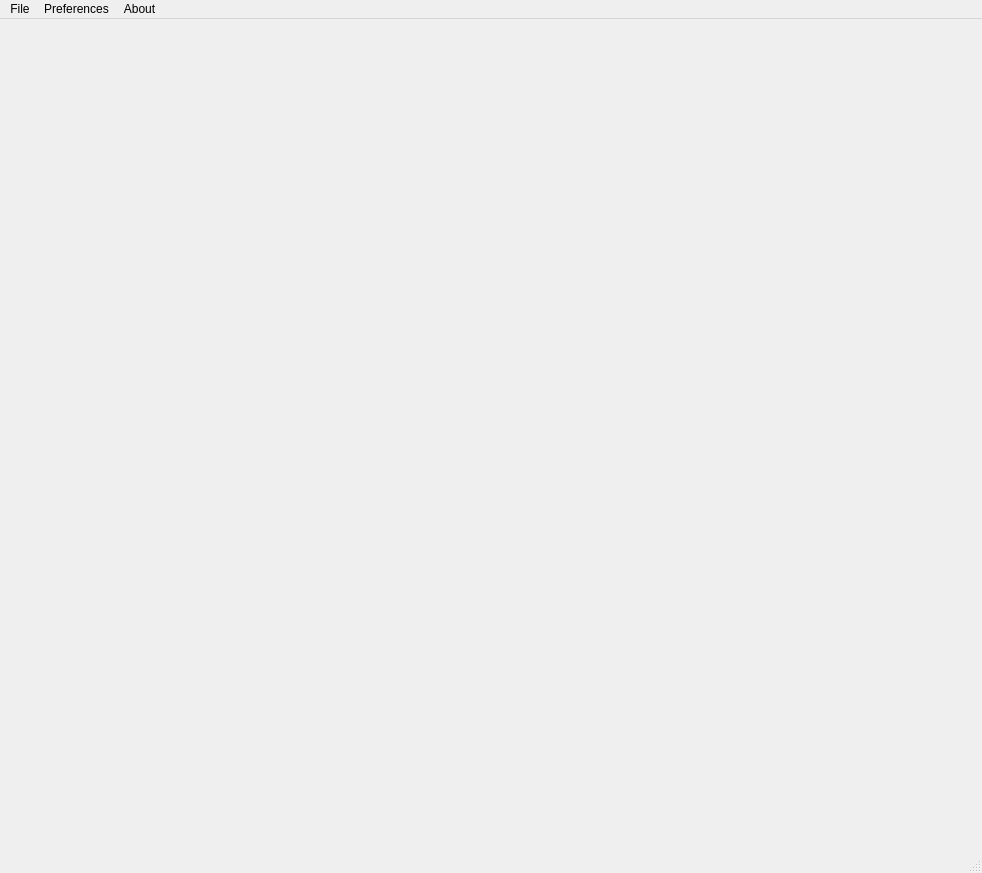
<?xml version="1.0" encoding="UTF-8"?>
<ui version="4.0">
 <class>MainWindow</class>
 <widget class="QMainWindow" name="MainWindow">
  <property name="geometry">
   <rect>
    <x>0</x>
    <y>0</y>
    <width>982</width>
    <height>873</height>
   </rect>
  </property>
  <property name="minimumSize">
   <size>
    <width>600</width>
    <height>400</height>
   </size>
  </property>
  <property name="windowTitle">
   <string>MainWindow</string>
  </property>
  <widget class="QWidget" name="centralwidget">
   <layout class="QGridLayout" name="gridLayout_18">
    <item row="0" column="0">
     <widget class="QStackedWidget" name="stackedWidget">
      <property name="minimumSize">
       <size>
        <width>1</width>
        <height>1</height>
       </size>
      </property>
      <property name="acceptDrops">
       <bool>true</bool>
      </property>
      <widget class="QWidget" name="stack_send_file">
       <layout class="QGridLayout" name="gridLayout">
        <item row="0" column="0">
         <widget class="QLabel" name="label_5">
          <property name="sizePolicy">
           <sizepolicy hsizetype="Fixed" vsizetype="Fixed">
            <horstretch>0</horstretch>
            <verstretch>0</verstretch>
           </sizepolicy>
          </property>
          <property name="text">
           <string/>
          </property>
          <property name="pixmap">
           <pixmap>:/img/resources/logo.png</pixmap>
          </property>
          <property name="margin">
           <number>0</number>
          </property>
         </widget>
        </item>
       </layout>
      </widget>
      <widget class="QWidget" name="stack_analyze_file">
       <layout class="QGridLayout" name="gridLayout_2">
        <item row="0" column="0">
         <widget class="QTabWidget" name="all_analysis_tabs">
          <property name="currentIndex">
           <number>3</number>
          </property>
          <property name="tabsClosable">
           <bool>false</bool>
          </property>
          <property name="movable">
           <bool>true</bool>
          </property>
          <property name="tabBarAutoHide">
           <bool>false</bool>
          </property>
          <widget class="QWidget" name="tab_nt_header">
           <attribute name="title">
            <string>Header</string>
           </attribute>
           <layout class="QGridLayout" name="gridLayout_3">
            <item row="1" column="1">
             <widget class="QTableWidget" name="table_nt_header_widget">
              <property name="enabled">
               <bool>true</bool>
              </property>
              <property name="sizeAdjustPolicy">
               <enum>QAbstractScrollArea::AdjustIgnored</enum>
              </property>
              <property name="editTriggers">
               <set>QAbstractItemView::DoubleClicked</set>
              </property>
              <property name="selectionMode">
               <enum>QAbstractItemView::NoSelection</enum>
              </property>
              <property name="sortingEnabled">
               <bool>true</bool>
              </property>
              <attribute name="horizontalHeaderVisible">
               <bool>true</bool>
              </attribute>
              <attribute name="verticalHeaderVisible">
               <bool>false</bool>
              </attribute>
             </widget>
            </item>
            <item row="2" column="1">
             <widget class="QTextEdit" name="textEdit_2">
              <property name="html">
               <string>&lt;!DOCTYPE HTML PUBLIC &quot;-//W3C//DTD HTML 4.0//EN&quot; &quot;http://www.w3.org/TR/REC-html40/strict.dtd&quot;&gt;
&lt;html&gt;&lt;head&gt;&lt;meta name=&quot;qrichtext&quot; content=&quot;1&quot; /&gt;&lt;meta charset=&quot;utf-8&quot; /&gt;&lt;style type=&quot;text/css&quot;&gt;
p, li { white-space: pre-wrap; }
hr { height: 1px; border-width: 0; }
li.unchecked::marker { content: &quot;\2610&quot;; }
li.checked::marker { content: &quot;\2612&quot;; }
&lt;/style&gt;&lt;/head&gt;&lt;body style=&quot; font-family:'Sans Serif'; font-size:9pt; font-weight:400; font-style:normal;&quot;&gt;
&lt;p style=&quot; margin-top:0px; margin-bottom:0px; margin-left:0px; margin-right:0px; -qt-block-indent:0; text-indent:0px;&quot;&gt;stack analyze&lt;/p&gt;&lt;/body&gt;&lt;/html&gt;</string>
              </property>
             </widget>
            </item>
           </layout>
          </widget>
          <widget class="QWidget" name="tab_imports">
           <attribute name="title">
            <string>Imports</string>
           </attribute>
           <layout class="QGridLayout" name="gridLayout_5">
            <item row="0" column="0">
             <widget class="QTableWidget" name="table_nt_imports"/>
            </item>
           </layout>
          </widget>
          <widget class="QWidget" name="tab_sections">
           <attribute name="title">
            <string>Sections</string>
           </attribute>
           <layout class="QGridLayout" name="gridLayout_4">
            <item row="0" column="0">
             <widget class="QTableWidget" name="table_sections">
              <property name="sizeAdjustPolicy">
               <enum>QAbstractScrollArea::AdjustIgnored</enum>
              </property>
              <property name="sortingEnabled">
               <bool>true</bool>
              </property>
              <attribute name="horizontalHeaderCascadingSectionResizes">
               <bool>true</bool>
              </attribute>
              <attribute name="verticalHeaderCascadingSectionResizes">
               <bool>true</bool>
              </attribute>
             </widget>
            </item>
           </layout>
          </widget>
          <widget class="QWidget" name="tab_strings_classic">
           <attribute name="title">
            <string>Mega Strings Miner</string>
           </attribute>
           <layout class="QGridLayout" name="gridLayout_6">
            <item row="0" column="0">
             <widget class="QGroupBox" name="groupBox">
              <property name="title">
               <string>General</string>
              </property>
              <layout class="QGridLayout" name="gridLayout_9">
               <item row="0" column="1">
                <widget class="QSpinBox" name="spinbox_size_strings_classic">
                 <property name="toolTip">
                  <string>If list is big enter text instead of using spin button</string>
                 </property>
                 <property name="minimum">
                  <number>3</number>
                 </property>
                 <property name="value">
                  <number>5</number>
                 </property>
                </widget>
               </item>
               <item row="0" column="3">
                <widget class="QCheckBox" name="checkbox_utf8">
                 <property name="enabled">
                  <bool>false</bool>
                 </property>
                 <property name="text">
                  <string>utf8</string>
                 </property>
                </widget>
               </item>
               <item row="0" column="8">
                <widget class="QCheckBox" name="chk_regex_string_classic">
                 <property name="text">
                  <string>regex</string>
                 </property>
                </widget>
               </item>
               <item row="0" column="7">
                <widget class="QLineEdit" name="txt_filter"/>
               </item>
               <item row="0" column="6">
                <widget class="QLabel" name="label">
                 <property name="text">
                  <string>Filter</string>
                 </property>
                </widget>
               </item>
               <item row="0" column="9">
                <widget class="QPushButton" name="btn_search_string_classic">
                 <property name="text">
                  <string>Reset</string>
                 </property>
                </widget>
               </item>
               <item row="0" column="4">
                <widget class="QCheckBox" name="checkbox_case_sensitive">
                 <property name="text">
                  <string>case sensitive</string>
                 </property>
                </widget>
               </item>
               <item row="0" column="2">
                <widget class="QCheckBox" name="checkbox_utf16">
                 <property name="enabled">
                  <bool>false</bool>
                 </property>
                 <property name="text">
                  <string>utf16</string>
                 </property>
                </widget>
               </item>
               <item row="0" column="0">
                <widget class="QLabel" name="label_2">
                 <property name="text">
                  <string>Min. size</string>
                 </property>
                </widget>
               </item>
               <item row="0" column="10">
                <widget class="QPushButton" name="btn_switch_string_classic">
                 <property name="maximumSize">
                  <size>
                   <width>80</width>
                   <height>16777215</height>
                  </size>
                 </property>
                 <property name="text">
                  <string>Edition</string>
                 </property>
                </widget>
               </item>
              </layout>
             </widget>
            </item>
            <item row="1" column="0">
             <widget class="QGroupBox" name="grp_string_hunting">
              <property name="title">
               <string>Strings Hunter</string>
              </property>
              <layout class="QGridLayout" name="gridLayout_20">
               <item row="0" column="2">
                <widget class="QRadioButton" name="chk_regex_ip">
                 <property name="text">
                  <string>IPV4</string>
                 </property>
                </widget>
               </item>
               <item row="0" column="0">
                <widget class="QRadioButton" name="chk_disable_string_hunt">
                 <property name="text">
                  <string>Disable</string>
                 </property>
                </widget>
               </item>
               <item row="0" column="6">
                <widget class="QRadioButton" name="chk_regex_unix_path">
                 <property name="text">
                  <string>Unix path</string>
                 </property>
                </widget>
               </item>
               <item row="0" column="1">
                <widget class="QRadioButton" name="chk_regex_url">
                 <property name="text">
                  <string>URL</string>
                 </property>
                </widget>
               </item>
               <item row="0" column="7">
                <widget class="QRadioButton" name="chk_regex_win_path">
                 <property name="text">
                  <string>Windows path</string>
                 </property>
                </widget>
               </item>
               <item row="0" column="5">
                <widget class="QRadioButton" name="chk_regex_registry">
                 <property name="text">
                  <string>Registry</string>
                 </property>
                </widget>
               </item>
               <item row="0" column="4">
                <widget class="QRadioButton" name="chk_regex_email">
                 <property name="text">
                  <string>Email</string>
                 </property>
                </widget>
               </item>
               <item row="0" column="3">
                <widget class="QRadioButton" name="chk_regex_base64">
                 <property name="text">
                  <string>Base64</string>
                 </property>
                </widget>
               </item>
              </layout>
             </widget>
            </item>
            <item row="4" column="0">
             <widget class="QStackedWidget" name="stack_strings_classic">
              <widget class="QWidget" name="page">
               <layout class="QGridLayout" name="gridLayout_10">
                <item row="2" column="0">
                 <widget class="QListWidget" name="list_strings_classic">
                  <property name="autoScroll">
                   <bool>true</bool>
                  </property>
                  <property name="editTriggers">
                   <set>QAbstractItemView::AllEditTriggers</set>
                  </property>
                  <property name="viewMode">
                   <enum>QListView::ListMode</enum>
                  </property>
                  <property name="wordWrap">
                   <bool>true</bool>
                  </property>
                  <property name="sortingEnabled">
                   <bool>false</bool>
                  </property>
                 </widget>
                </item>
               </layout>
              </widget>
              <widget class="QWidget" name="page_2">
               <layout class="QGridLayout" name="gridLayout_11">
                <item row="0" column="0">
                 <widget class="QPlainTextEdit" name="text_strings_classic"/>
                </item>
               </layout>
              </widget>
             </widget>
            </item>
            <item row="2" column="0">
             <widget class="QGroupBox" name="groupBox_8">
              <property name="title">
               <string>Noise remover</string>
              </property>
              <property name="flat">
               <bool>false</bool>
              </property>
              <layout class="QGridLayout" name="gridLayout_19">
               <item row="0" column="2">
                <widget class="QPushButton" name="btn_rem_x64_junk">
                 <property name="text">
                  <string>Asm X64 junk</string>
                 </property>
                 <property name="checkable">
                  <bool>true</bool>
                 </property>
                </widget>
               </item>
               <item row="0" column="0">
                <widget class="QPushButton" name="btn_debian_base">
                 <property name="text">
                  <string>Debian Base</string>
                 </property>
                 <property name="checkable">
                  <bool>true</bool>
                 </property>
                 <property name="default">
                  <bool>false</bool>
                 </property>
                 <property name="flat">
                  <bool>false</bool>
                 </property>
                </widget>
               </item>
               <item row="0" column="1">
                <widget class="QPushButton" name="btn_debian_coreutils">
                 <property name="toolTip">
                  <string>Remove strings from debian coreutils binaries</string>
                 </property>
                 <property name="toolTipDuration">
                  <number>2</number>
                 </property>
                 <property name="text">
                  <string>Debian coreutils</string>
                 </property>
                 <property name="checkable">
                  <bool>true</bool>
                 </property>
                </widget>
               </item>
               <item row="0" column="3">
                <widget class="QPushButton" name="btn_rem_x86_junk">
                 <property name="text">
                  <string>Asm x86 junk</string>
                 </property>
                 <property name="checkable">
                  <bool>true</bool>
                 </property>
                </widget>
               </item>
               <item row="0" column="4">
                <widget class="QPushButton" name="btn_rem_go_str">
                 <property name="text">
                  <string>Go imports</string>
                 </property>
                 <property name="checkable">
                  <bool>true</bool>
                 </property>
                </widget>
               </item>
              </layout>
             </widget>
            </item>
           </layout>
          </widget>
          <widget class="QWidget" name="tab_encoder">
           <attribute name="title">
            <string>Encoder</string>
           </attribute>
           <layout class="QVBoxLayout" name="verticalLayout">
            <item>
             <widget class="QWidget" name="widget" native="true">
              <layout class="QGridLayout" name="gridLayout_21">
               <item row="0" column="2">
                <widget class="QPushButton" name="pushButton_2">
                 <property name="maximumSize">
                  <size>
                   <width>150</width>
                   <height>16777215</height>
                  </size>
                 </property>
                 <property name="text">
                  <string>reset</string>
                 </property>
                </widget>
               </item>
               <item row="0" column="0">
                <widget class="QPushButton" name="btn_save_to_binary">
                 <property name="sizePolicy">
                  <sizepolicy hsizetype="Minimum" vsizetype="Fixed">
                   <horstretch>0</horstretch>
                   <verstretch>0</verstretch>
                  </sizepolicy>
                 </property>
                 <property name="maximumSize">
                  <size>
                   <width>150</width>
                   <height>16777215</height>
                  </size>
                 </property>
                 <property name="text">
                  <string>Save binary file as</string>
                 </property>
                 <property name="icon">
                  <iconset theme="media-floppy"/>
                 </property>
                </widget>
               </item>
               <item row="0" column="1">
                <widget class="QPushButton" name="btn_save_xored">
                 <property name="maximumSize">
                  <size>
                   <width>150</width>
                   <height>16777215</height>
                  </size>
                 </property>
                 <property name="text">
                  <string>Save XORed data as</string>
                 </property>
                </widget>
               </item>
              </layout>
             </widget>
            </item>
            <item>
             <widget class="QGroupBox" name="groupBox_2">
              <property name="title">
               <string>ASCII</string>
              </property>
              <layout class="QGridLayout" name="gridLayout_13">
               <item row="0" column="0">
                <widget class="QPlainTextEdit" name="txt_encode_ascii"/>
               </item>
              </layout>
             </widget>
            </item>
            <item>
             <widget class="QGroupBox" name="groupBox_3">
              <property name="title">
               <string>HEX</string>
              </property>
              <layout class="QGridLayout" name="gridLayout_15">
               <item row="0" column="0">
                <widget class="QPlainTextEdit" name="txt_encode_hex"/>
               </item>
              </layout>
             </widget>
            </item>
            <item>
             <widget class="QGroupBox" name="groupBox_4">
              <property name="title">
               <string>Base SitxyFour</string>
              </property>
              <layout class="QGridLayout" name="gridLayout_14">
               <item row="0" column="0">
                <widget class="QPlainTextEdit" name="txt_encode_base64"/>
               </item>
              </layout>
             </widget>
            </item>
            <item>
             <widget class="QGroupBox" name="groupBox_5">
              <property name="title">
               <string>Binary</string>
              </property>
              <layout class="QGridLayout" name="gridLayout_16">
               <item row="0" column="0">
                <widget class="QPlainTextEdit" name="txt_encode_bin"/>
               </item>
              </layout>
             </widget>
            </item>
            <item>
             <widget class="QGroupBox" name="groupBox_6">
              <property name="title">
               <string>X0R (Result ASCII only)</string>
              </property>
              <layout class="QGridLayout" name="gridLayout_17">
               <item row="0" column="0">
                <widget class="QPlainTextEdit" name="txt_encode_xor"/>
               </item>
               <item row="0" column="1">
                <widget class="QGroupBox" name="groupBox_7">
                 <property name="maximumSize">
                  <size>
                   <width>120</width>
                   <height>16777215</height>
                  </size>
                 </property>
                 <property name="title">
                  <string>KEY</string>
                 </property>
                 <layout class="QGridLayout" name="gridLayout_12">
                  <item row="0" column="0">
                   <widget class="QLabel" name="label_3">
                    <property name="text">
                     <string>Decimal</string>
                    </property>
                   </widget>
                  </item>
                  <item row="0" column="1">
                   <widget class="QSpinBox" name="txt_spinbox_xor_key_dec">
                    <property name="maximum">
                     <number>255</number>
                    </property>
                   </widget>
                  </item>
                  <item row="1" column="0">
                   <widget class="QLabel" name="label_4">
                    <property name="text">
                     <string>HEX</string>
                    </property>
                   </widget>
                  </item>
                  <item row="1" column="1">
                   <widget class="QLineEdit" name="txt_encode_xorkey_hex"/>
                  </item>
                 </layout>
                </widget>
               </item>
              </layout>
             </widget>
            </item>
           </layout>
          </widget>
         </widget>
        </item>
       </layout>
      </widget>
     </widget>
    </item>
   </layout>
  </widget>
  <widget class="QMenuBar" name="menubar">
   <property name="geometry">
    <rect>
     <x>0</x>
     <y>0</y>
     <width>982</width>
     <height>19</height>
    </rect>
   </property>
   <widget class="QMenu" name="menuFichier">
    <property name="title">
     <string>File</string>
    </property>
    <widget class="QMenu" name="menuExport">
     <property name="title">
      <string>Export...</string>
     </property>
     <addaction name="actionTo_JSON"/>
     <addaction name="actionTo_txt"/>
    </widget>
    <addaction name="actionOpen_new_file"/>
    <addaction name="menuExport"/>
    <addaction name="actionClose"/>
    <addaction name="separator"/>
   </widget>
   <widget class="QMenu" name="menuAbout">
    <property name="title">
     <string>About</string>
    </property>
   </widget>
   <widget class="QMenu" name="menuPreferences">
    <property name="title">
     <string>Preferences</string>
    </property>
    <widget class="QMenu" name="menuTheme">
     <property name="title">
      <string>Theme</string>
     </property>
     <addaction name="actionQt_Style_clear"/>
     <addaction name="actionQt_Style_dark"/>
     <addaction name="actionQt_Pink"/>
     <addaction name="action_by_ChatGPT"/>
     <addaction name="actionBlack_White"/>
    </widget>
    <widget class="QMenu" name="menuFont_size">
     <property name="title">
      <string>Font size</string>
     </property>
     <addaction name="font_zoom"/>
     <addaction name="font_dezoom"/>
    </widget>
    <addaction name="menuTheme"/>
    <addaction name="menuFont_size"/>
   </widget>
   <addaction name="menuFichier"/>
   <addaction name="menuPreferences"/>
   <addaction name="menuAbout"/>
  </widget>
  <widget class="QStatusBar" name="statusbar">
   <property name="enabled">
    <bool>true</bool>
   </property>
  </widget>
  <action name="actionOpen_new_file">
   <property name="text">
    <string>Open new file</string>
   </property>
  </action>
  <action name="actionTo_JSON">
   <property name="text">
    <string>To JSON</string>
   </property>
  </action>
  <action name="actionTo_txt">
   <property name="text">
    <string>To txt</string>
   </property>
  </action>
  <action name="actionClose">
   <property name="text">
    <string>Close</string>
   </property>
   <property name="shortcut">
    <string>Ctrl+Q</string>
   </property>
  </action>
  <action name="actionQt_Style_clear">
   <property name="text">
    <string>Qt Style clear</string>
   </property>
  </action>
  <action name="actionQt_Style_dark">
   <property name="text">
    <string>Qt Style dark</string>
   </property>
  </action>
  <action name="actionQt_Pink">
   <property name="text">
    <string>Qt Pink</string>
   </property>
  </action>
  <action name="action_by_ChatGPT">
   <property name="text">
    <string> Random by ChatGPT </string>
   </property>
  </action>
  <action name="actionBlack_White">
   <property name="text">
    <string>Black &amp; White</string>
   </property>
  </action>
  <action name="font_zoom">
   <property name="icon">
    <iconset theme="zoom-in"/>
   </property>
   <property name="text">
    <string>+</string>
   </property>
   <property name="shortcut">
    <string>Ctrl+=</string>
   </property>
  </action>
  <action name="font_dezoom">
   <property name="icon">
    <iconset theme="zoom-out"/>
   </property>
   <property name="text">
    <string>-</string>
   </property>
   <property name="shortcut">
    <string>Ctrl+-</string>
   </property>
  </action>
 </widget>
 <resources/>
 <connections/>
</ui>
